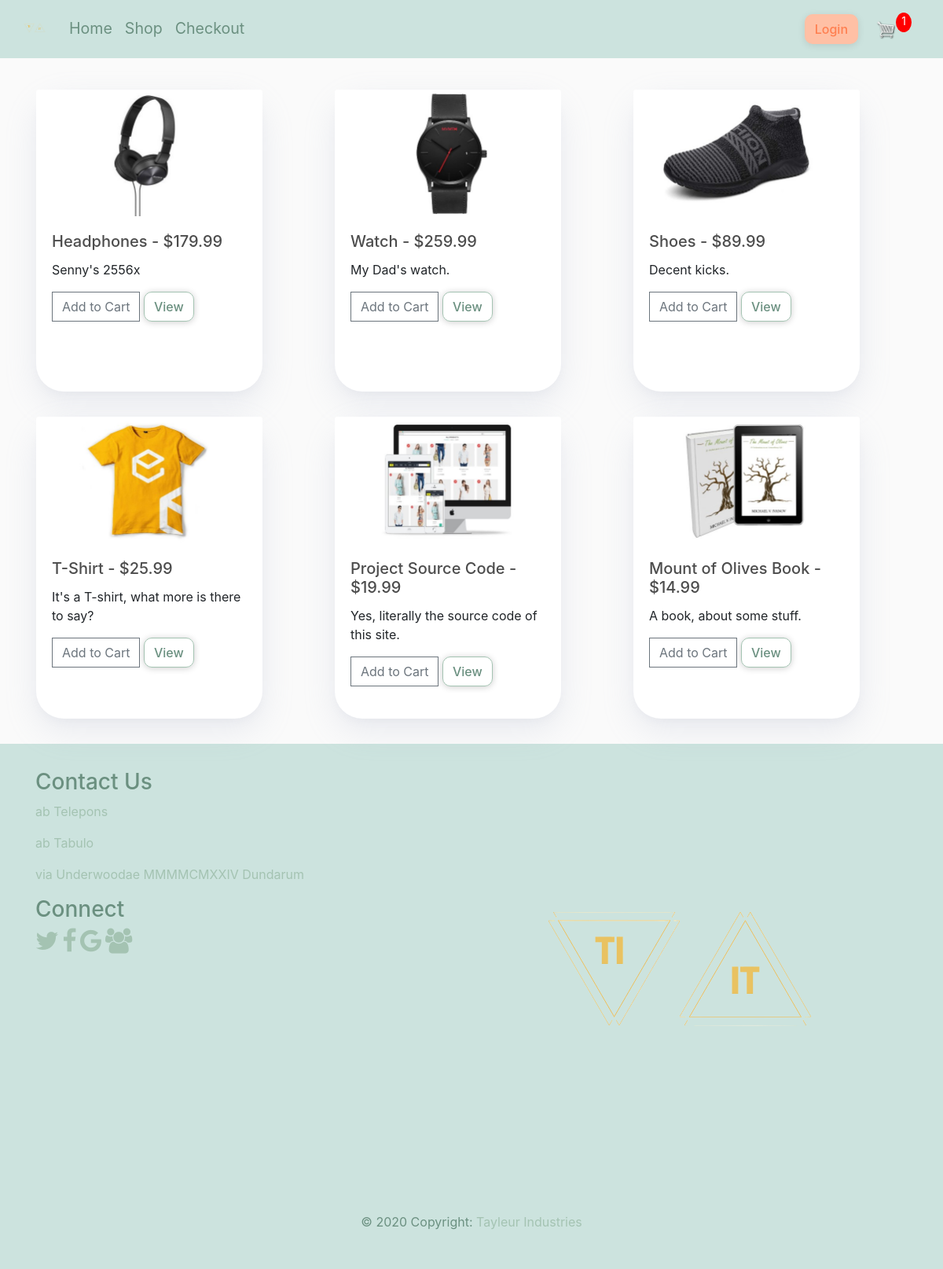
/shop/ (signed in), run on the app's committed database.
### shop/models.py (models this page shows, shortened)
class Product(models.Model):
    name = models.CharField(max_length=200)
    price = models.FloatField()
    digital = models.BooleanField(default=False, null=True, blank=True)       #a booleanfield, havent seen before, but represents a yes or no, true or false secnario.  is this product digital or phyical
    description = models.CharField(max_length=50, blank=True)
    image = models.ImageField(null=True, blank=True)
    @property                               #little decorator thingy allows you to make queries within your model class so that you can call on it as an object of the class in your views. see lines 24-30 in views.py
    def imageURL(self):                     #this little number is a fix for our shop page incase a product doesnt have an image.
        try:
            url = self.image.url
        except:
            url = ''
        return url

### shop/views.py (the view)
# urls.py: path('shop/', views.shopView, name="shop"),
def shopView(request):
	data = cartData(request)
	cartItems = data['cartItems']
	order = data['order']
	items = data['items']
	products = Product.objects.all()
	context = {'products':products, 'cartItems':cartItems}
	return render(request, 'shop/shop.html', context)

### shop/models.py (called while the page is built)
    @property
    def get_cart_items(self):
        orderitems = self.orderitem_set.all()
        total = sum([item.quantity for item in orderitems])
        return total

### shop/utils.py (called while the page is built)
def cartData(request):
	if request.user.is_authenticated:
		customer = request.user.customer
		order, created = Order.objects.get_or_create(customer=customer, complete=False)
		items = order.orderitem_set.all()
		cartItems = order.get_cart_items
	else:
		cookieData = cookieCart(request)
		cartItems = cookieData['cartItems']
		order = cookieData['order']
		items = cookieData['items']
	return {'cartItems':cartItems ,'order':order, 'items':items}

### shop/templates/shop/shop.html
{% extends 'shop/home.html' %}
{% load static %}
{% block content %}
<div class="row d-flex justify-content-center">
{% for product in products %}
  <div class="col-md-4 px-3 py-3">
    <div class="card" style="width: 18rem; height: 24rem;">
  <img class="card-img-top" src="{{product.imageURL}}" alt="Card image cap">
  <div class="card-body">
    <h5 class="card-title">{{product.name}} - <lead> ${{product.price|floatformat:2}} </lead> </h5>
    <p class="card-text">{{product.description}}</p>
    <button data-product="{{product.id}}" data-action="add" class="btn btn-outline-secondary add-btn update-cart">Add to Cart</button>
    <a href="#" class="btn btn-secondary"> View </a>
  </div>
</div>
  </div>
{% endfor %}
</div>
{% endblock %}

### static/css/main.css (style rules this page uses)
html, body { width: 100%; height: 100%; }
body { background-color: hsl(0, 0%, 98%); }
h1,h2,h3,h4,h5,h6 { color:hsl(0, 0%, 30%); }
.btn-secondary { border-width: .1rem; border-radius: 10px !important; background-color: transparent !important; color: #6B9080!important; font-weight: 460; border-color: #A4C3B2; box-shadow: 0px 1px 8px rgba(0,0,0,0.2); }
.card { border-radius: 35px; border-width: 0px; box-shadow: 0 5px 10px rgba(154,160,185,0.05), 0 15px 40px rgba(166,173,201,0.2); border-color: transparent }
.btn { border-radius: 0; }

### data on the page
Product: imageURL (picture), name "Headphones", price "179.99", description "Senny's 2556x"
Product: imageURL (picture), name "Watch", price "259.99", description "My Dad's watch."
Product: imageURL (picture), name "Shoes", price "89.99", description "Decent kicks."
Product: imageURL (picture), name "T-Shirt", price "25.99", description "It's a T-shirt, what more is there to say?"
Product: imageURL (picture), name "Project Source Code", price "19.99", description "Yes, literally the source code of this site."
Product: imageURL (picture), name "Mount of Olives Book", price "14.99", description "A book, about some stuff."

### other printed values
{{ cartItems }} "1"
